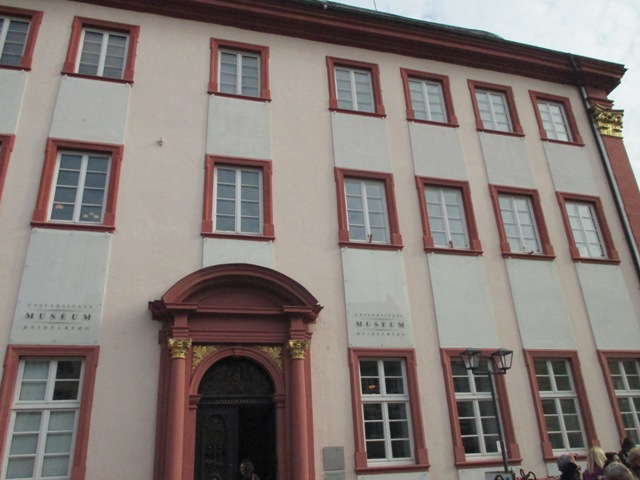
#> input picture VGI_Image/06.JPG, 640 x 480 px, found by its file name; its folder holds 5 pictures in this run
$ python Sample.py   (Python 2 division)
#> lines starting #> are read from the running program, lines starting #| are printed output that depends on the picture
#! /usr/bin/python

import os
import pickle

from skimage import feature
from skimage import io
from skimage.color import rgb2gray

canny_sigma = 1.5
img_dir = './VGI_Image'

def get_edge_pixel(f,rtgs):
#> called with f = '06.JPG'
    pixels = []
    img = io.imread(os.path.join(img_dir,f))
#> img is the input picture: shape (480, 640, 3); mean R, G, B 132.7, 123.3, 119.2
    im = rgb2gray(img)
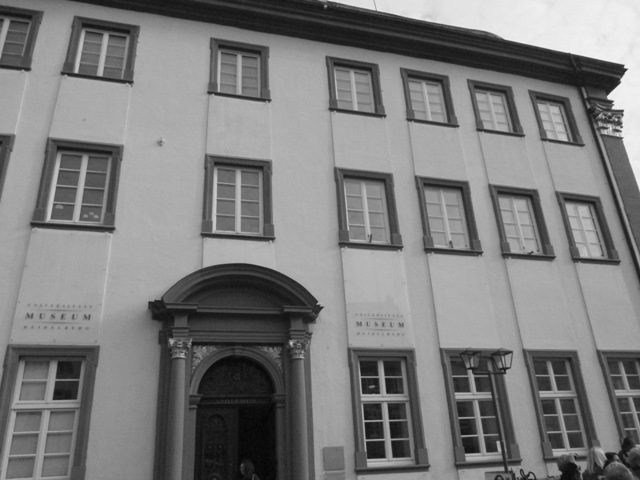
#> im: shape (480, 640) float64; min 0.0154, max 0.973, mean 0.49
    edge = feature.canny(im, sigma=canny_sigma)
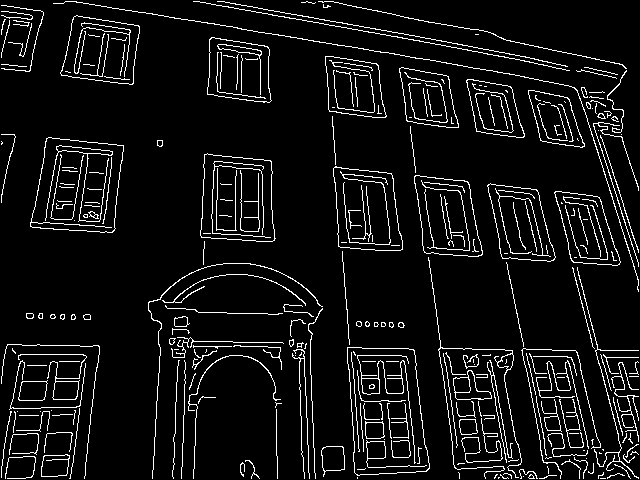
#> edge: shape (480, 640) bool; 7% white in thin lines or dots
    for rtg in rtgs:
        for r in range(rtg[0],rtg[2]):
            for c in range(rtg[1],rtg[3]):
                if edge[r,c]:
                    pixels.append((r,c))
    return pixels

def sample_pixels(drags,file_name):
    pixels = {}
    for f in drags.keys():
        pixels[f] = get_edge_pixel(f,drags[f])
    with open(file_name,'wb') as f:
        pickle.dump(pixels,f,pickle.HIGHEST_PROTOCOL)
    return pixels


# Positive pixels (window edges)
print 'Positive pixels (Window edges)'
p_drags = {'06.JPG':[
    [151,190,239,283],
    [345,338,397,429],
    [43,322,118,391]
    ] }
sample_pixels(p_drags,'p_pixels.pkl')

# Negative pixels
print 'Negative pixels (Non-Window edges)'
n_drags = {'06.JPG':[
    [252,135,458,340],
    [46,589,154,632],
    [293,337,338,452],
    [24,283,46,353],
    [131,310,151,346],
    [294,20,325,50],
    [133,152,158,170],
    [460,581,466,631]
    ]}
sample_pixels(n_drags,'n_pixels.pkl')
